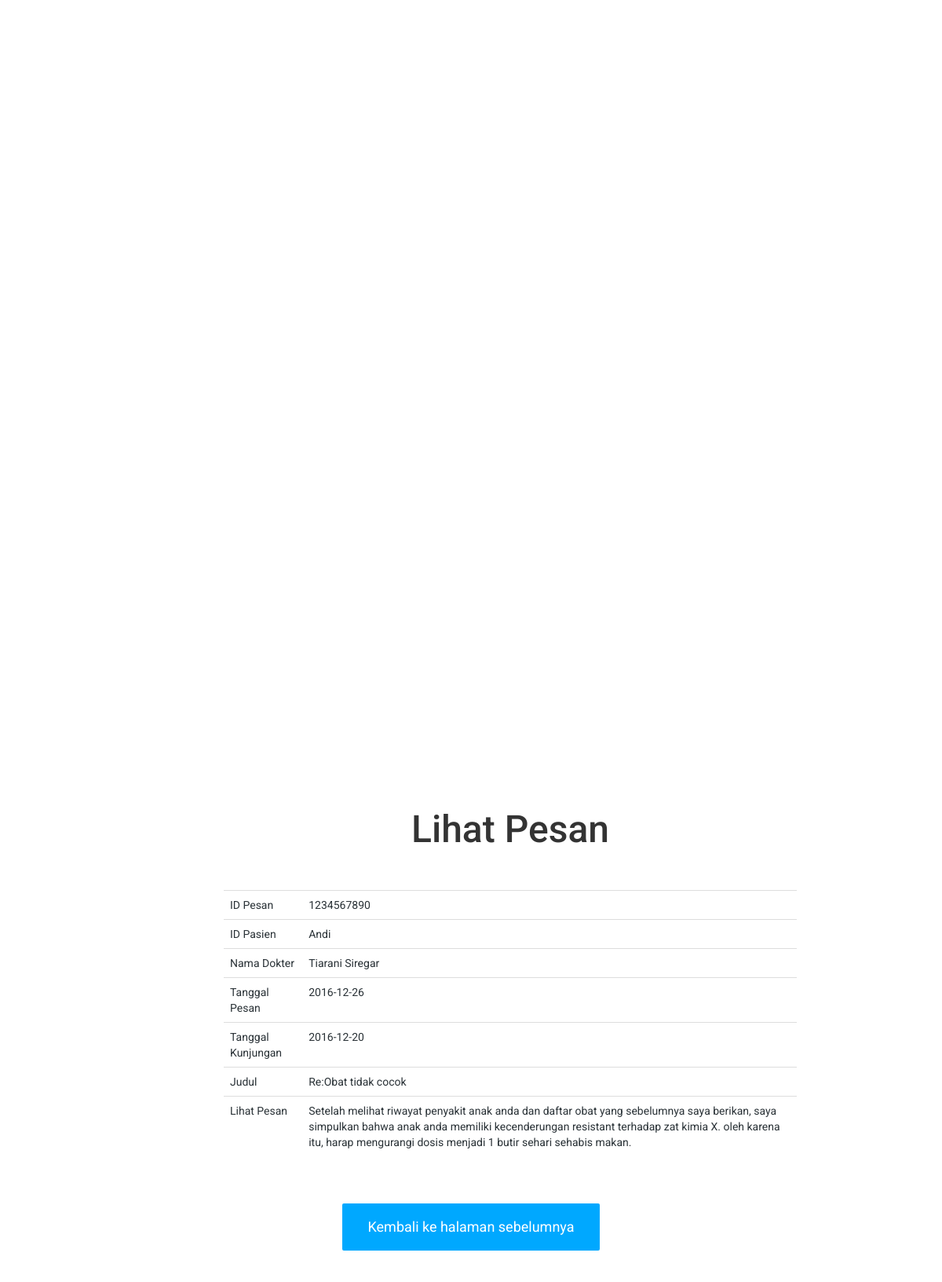
/lihatpesandok.php?id=1234567890, run on the app's committed database.
### tables this page shows
CREATE TABLE IF NOT EXISTS `pesan_dokter` (
  `ID_pesandokter` int(10) NOT NULL,
  `ID_pas` char(8) NOT NULL,
  `nama_dok` char(30) NOT NULL,
  `judul` varchar(100) NOT NULL,
  `tgl_kunjungan` date NOT NULL,
  `tgl_pesan` date NOT NULL,
  `pesan` longtext NOT NULL
);

### lihatpesandok.php (the view, shortened to what this page needs)
<!DOCTYPE html>
<html lang="en">
<head>
	<link rel="stylesheet" type="text/css" href="css/normalize.css">
	<link rel="stylesheet" type="text/css" href="css/bootstrap.css">
	<link rel="stylesheet" type="text/css" href="css/owl.css">
	<link rel="stylesheet" type="text/css" href="css/animate.css">
	<link rel="stylesheet" type="text/css" href="fonts/font-awesome-4.1.0/css/font-awesome.min.css">
	<link rel="stylesheet" type="text/css" href="fonts/eleganticons/et-icons.css">
	<link rel="stylesheet" type="text/css" href="css/cardio.css">
</head>
<body>
	<nav class="navbar">
		<div class="container">
			<div class="navbar-header">
				<a class="navbar-brand" href="#"><img src="img/logo.png" data-active-url="img/logo-active.png" alt=""></a>
			</div>
			<div class="collapse navbar-collapse" id="bs-example-navbar-collapse-1">
				<ul class="nav navbar-nav navbar-right main-nav">
					<li><a href="index.php">Home</a></li>
					<li><a href="consul.php" >Konsultasi</a></li>
				</ul>
			</div>
		</div>
	</nav>
	<section class="section section-padded">
	<div class="container">
		<div class="row col-md-3"></div>
		<div class="row col-md-8">
			<center><h2>Lihat Pesan</h2></center><br><br>
			<form>
				<?php
					$dokter = mysql_query("SELECT * FROM pesan_dokter WHERE ID_pesandokter='".$_SESSION['lihat_id']."'");
					$col=mysql_fetch_array($dokter);
				?>
				<table class="table">
					<tr>
			            <td>ID Pesan</td>
			            <td><?php echo $col['ID_pesandokter'];?></td>
			        </tr>
			        <tr>
			            <td>ID Pasien</td>
			            <td><?php echo $col['ID_pas'];?></td>
		            </tr>
		            <tr>
			            <td>Nama Dokter</td>
			            <td><?php echo $col['nama_dok'];?></td>
			        </tr>
			        <tr>
			            <td>Tanggal Pesan</td>
			            <td><?php echo $col['tgl_pesan'];?></td>
			        </tr>
			       	<tr>
			            <td>Tanggal Kunjungan</td>
			            <td><?php echo $col['tgl_kunjungan'];?></td>
			        </tr>
			        <tr>
			            <td>Judul</td>
			            <td><?php echo $col['judul'];?></td>
			        </tr>
			        <tr>
			            <td>Lihat Pesan</td>
			            <td><?php echo $col['pesan'];?></td>
			        </tr>
			    </table>
			</form>
		</div>
	</div>
	<br><br>
		<center><a href="riwayatdokter.php" class="btn btn-blue" <?php if(empty($_SESSION['status'])) {echo 'style="display:none;"'; } ?>>Kembali ke halaman sebelumnya</a>
			<a href="riwayat.php" class="btn btn-blue" <?php if(!empty($_SESSION['status'])) {echo 'style="display:none;"'; } ?>>Kembali ke halaman sebelumnya</a></center>
	</section>
</body>
</html>

### css/cardio.css (style rules this page uses)
body { font-family: 'Roboto', 'Helvetica Neue', 'Segoe UI', Helvetica, Arial, sans-serif; font-size: 14px; overflow-x: hidden; color: #2a3237; -webkit-font-smoothing: antialiased; -moz-osx-font-smoothing: grayscale; }
h1, h2, h3, h4, h5, h6 { font-family: 'Roboto', 'Avenir Next', 'Helvetica Neue', 'Segoe UI', Helvetica, Arial, sans-serif; position: relative; margin: 10px 0; }
h2 { font-size: 48px; }
a { text-decoration: none; color: #00a8ff; -webkit-transition: all 0.3s ease; transition: all 0.3s ease; }
nav.navbar { position: absolute; z-index: 9500; width: 100%; width: 100vw; -webkit-transition: all 0.3s ease; transition: all 0.3s ease; }
nav.navbar-fixed-top { z-index: 9499; top: 0; padding: 25px 0; opacity: 0; background: white; box-shadow: 0px 4px 3px rgba(0, 0, 0, 0.05); }
nav.navbar-fixed-top .navbar-nav > li > a:not(.btn) { color: #bbb; }
.btn { font-size: 18px; display: inline-block; padding: 15px 30px; color: white; border: 2px solid transparent; border-radius: 2px; background: transparent; -webkit-transition: all 0.3s ease; transition: all 0.3s ease; }
.btn.btn-blue { background: #00a8ff; }
.navbar { top: 50px; }
.container { position: relative; z-index: 1; }
section { position: relative; }
.section { padding: 40px 0; background: #fff; }
.section-padded { padding: 140px 0 40px; }

### data on the page
pesan_dokter: ID_pesandokter "1234567890", ID_pas "Andi", nama_dok "Tiarani Siregar", tgl_pesan "2016-12-26", tgl_kunjungan "2016-12-20", judul "Re:Obat tidak cocok", pesan "Setelah melihat riwayat penyakit anak anda dan daftar obat yang sebelumnya saya berikan, saya simpulkan bahwa anak anda memiliki kecenderungan resistant terhadap zat kimia X. oleh karena itu, harap mengurangi dosis menjadi 1 butir sehari sehabis makan."
